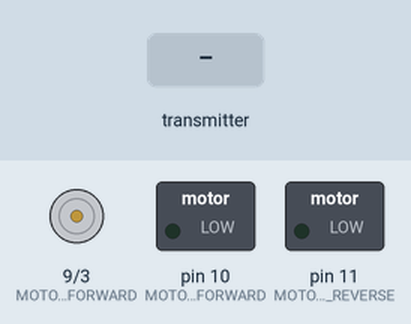
This sketch was run on a simulated Arduino Uno, built with avr-gcc and run on an emulated ATmega328P. On the bench: motor-driver pin pairs drawn as motors (green arrow = first pin HIGH = forward, orange = second pin HIGH = backward, longer = more drive), switched loads named in the sketch (green lamp = pin HIGH). The test bench sets the inputs (shaded band).

Above: at 1.2 s.
1.3 s: the transmitter starts sending ch.0 = 172
At 2.5 s:
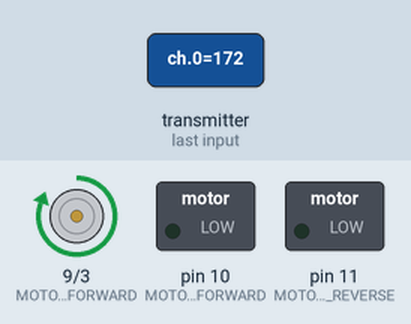
2.8 s: the transmitter starts sending ch.0 = 600
At 3.8 s:
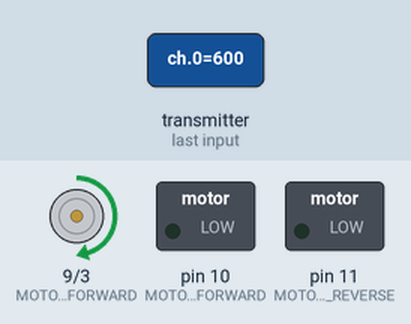
4.3 s: the transmitter starts sending ch.1 = 172
At 5.1 s:
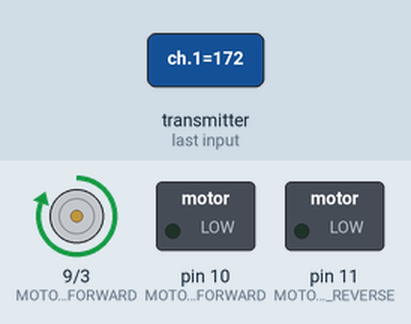
5.8 s: the transmitter starts sending ch.1 = 992
At 6.3 s:
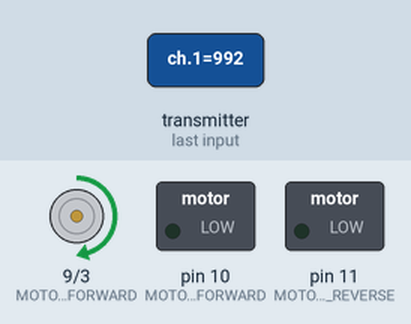
Timing chart, 0 to 8.3 s (numbered marks = the images above; inputs shaded):
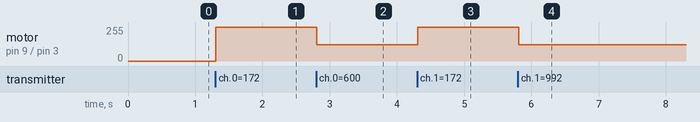

The sketch:

Battlebot_sbus.ino
```cpp
#include "sbus.h"

/* SBUS object, reading SBUS */
bfs::SbusRx sbus_rx(&Serial);
/* SBUS data */
bfs::SbusData data;

/* Motor controller pinouts.
    uses one PWM signal for forward and another for reverse on each motor.
*/
const int MOTOR_1_FORWARD = 9;
const int MOTOR_1_REVERSE = 3;
const int MOTOR_2_FORWARD = 10;
const int MOTOR_2_REVERSE = 11;

void setup() {
  /* Begin the SBUS communication */
  sbus_rx.Begin();
}

void loop () {
  if(sbus_rx.Read()){
    data = sbus_rx.data();
    double rawAxial = 0;
    rawAxial = data.ch[0]-172; // default channel range is 172-1811, change to 0-
    int axial = (((rawAxial/(1811-172))*2-1)*255);

    double rawYaw = 0;
    rawYaw = data.ch[1]-172;
    int yaw = (((rawYaw/(1811-172))*2-1)*255);

    int leftMotorPower = axial+yaw;
    int rightMotorPower = axial-yaw;
  /*
    analogWrite(MOTOR_1_FORWARD, max(0, leftMotorPower*-1));
    analogWrite(MOTOR_1_REVERSE, max(0, leftMotorPower));
    analogWrite(MOTOR_2_FORWARD, max(0, rightMotorPower*-1));
    analogWrite(MOTOR_2_REVERSE, max(0, rightMotorPower));
  */
    analogWrite(MOTOR_1_FORWARD, max(0, leftMotorPower*-1));
    analogWrite(MOTOR_1_REVERSE, max(0, 0));
    analogWrite(MOTOR_2_FORWARD, max(0, 0));
    analogWrite(MOTOR_2_REVERSE, max(0, 0));

  }

}
```

Measured:
- after the input at 1.3 s, motor on pin 9 (MOTOR_1_FORWARD) / pin 3 (MOTOR_1_REVERSE): stopped → forward 255/255 at once
- after the input at 2.8 s, motor on pin 9 (MOTOR_1_FORWARD) / pin 3 (MOTOR_1_REVERSE): forward 255/255 → forward 121/255 at once
- after the input at 4.3 s, motor on pin 9 (MOTOR_1_FORWARD) / pin 3 (MOTOR_1_REVERSE): forward 121/255 → forward 255/255 at once
- after the input at 5.8 s, motor on pin 9 (MOTOR_1_FORWARD) / pin 3 (MOTOR_1_REVERSE): forward 255/255 → forward 121/255 at once
